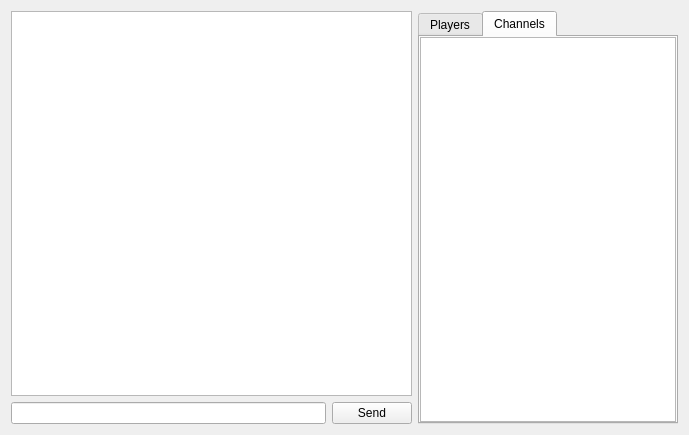
<?xml version="1.0" encoding="UTF-8"?>
<ui version="4.0">
 <class>MainWindow</class>
 <widget class="QMainWindow" name="MainWindow">
  <property name="geometry">
   <rect>
    <x>0</x>
    <y>0</y>
    <width>689</width>
    <height>435</height>
   </rect>
  </property>
  <property name="windowTitle">
   <string>MainWindow</string>
  </property>
  <widget class="QWidget" name="centralWidget">
   <layout class="QVBoxLayout" name="verticalLayout_2">
    <property name="leftMargin">
     <number>0</number>
    </property>
    <property name="topMargin">
     <number>0</number>
    </property>
    <property name="rightMargin">
     <number>0</number>
    </property>
    <property name="bottomMargin">
     <number>0</number>
    </property>
    <item>
     <widget class="QStackedWidget" name="stackedWidget">
      <property name="currentIndex">
       <number>1</number>
      </property>
      <widget class="QWidget" name="page_3">
       <layout class="QHBoxLayout" name="horizontalLayout_2">
        <item>
         <widget class="QFrame" name="frame_2">
          <property name="sizePolicy">
           <sizepolicy hsizetype="Expanding" vsizetype="Preferred">
            <horstretch>0</horstretch>
            <verstretch>0</verstretch>
           </sizepolicy>
          </property>
          <property name="frameShape">
           <enum>QFrame::NoFrame</enum>
          </property>
          <property name="frameShadow">
           <enum>QFrame::Plain</enum>
          </property>
          <property name="lineWidth">
           <number>0</number>
          </property>
          <layout class="QVBoxLayout" name="verticalLayout_4">
           <item>
            <widget class="QLabel" name="label_5">
             <property name="font">
              <font>
               <family>Saturn Boing</family>
               <pointsize>18</pointsize>
               <weight>50</weight>
               <italic>false</italic>
               <bold>false</bold>
               <stylestrategy>NoAntialias</stylestrategy>
               <kerning>true</kerning>
              </font>
             </property>
             <property name="text">
              <string>Welcome...
Mr. Saturn Online!
Server!</string>
             </property>
             <property name="alignment">
              <set>Qt::AlignCenter</set>
             </property>
            </widget>
           </item>
           <item>
            <spacer name="verticalSpacer_2">
             <property name="orientation">
              <enum>Qt::Vertical</enum>
             </property>
             <property name="sizeHint" stdset="0">
              <size>
               <width>20</width>
               <height>261</height>
              </size>
             </property>
            </spacer>
           </item>
           <item>
            <widget class="QLabel" name="label_6">
             <property name="font">
              <font>
               <family>Saturn Boing</family>
               <pointsize>18</pointsize>
               <weight>50</weight>
               <italic>false</italic>
               <bold>false</bold>
               <stylestrategy>NoAntialias</stylestrategy>
               <kerning>true</kerning>
              </font>
             </property>
             <property name="text">
              <string>Dakota!</string>
             </property>
             <property name="alignment">
              <set>Qt::AlignCenter</set>
             </property>
            </widget>
           </item>
          </layout>
         </widget>
        </item>
        <item>
         <widget class="QFrame" name="frame">
          <property name="sizePolicy">
           <sizepolicy hsizetype="Maximum" vsizetype="Preferred">
            <horstretch>0</horstretch>
            <verstretch>0</verstretch>
           </sizepolicy>
          </property>
          <property name="frameShape">
           <enum>QFrame::StyledPanel</enum>
          </property>
          <property name="frameShadow">
           <enum>QFrame::Plain</enum>
          </property>
          <layout class="QVBoxLayout" name="verticalLayout_3">
           <item>
            <widget class="QLabel" name="label_4">
             <property name="font">
              <font>
               <family>Saturn Boing</family>
               <pointsize>18</pointsize>
               <weight>50</weight>
               <italic>false</italic>
               <bold>false</bold>
               <stylestrategy>NoAntialias</stylestrategy>
               <kerning>true</kerning>
              </font>
             </property>
             <property name="text">
              <string>Build Saturn...</string>
             </property>
             <property name="alignment">
              <set>Qt::AlignCenter</set>
             </property>
            </widget>
           </item>
           <item>
            <spacer name="verticalSpacer">
             <property name="orientation">
              <enum>Qt::Vertical</enum>
             </property>
             <property name="sizeHint" stdset="0">
              <size>
               <width>20</width>
               <height>231</height>
              </size>
             </property>
            </spacer>
           </item>
           <item>
            <layout class="QGridLayout" name="gridLayout">
             <item row="1" column="1">
              <widget class="QLineEdit" name="host">
               <property name="sizePolicy">
                <sizepolicy hsizetype="Expanding" vsizetype="Fixed">
                 <horstretch>0</horstretch>
                 <verstretch>0</verstretch>
                </sizepolicy>
               </property>
               <property name="text">
                <string>localhost</string>
               </property>
              </widget>
             </item>
             <item row="1" column="0">
              <widget class="QLabel" name="label_2">
               <property name="sizePolicy">
                <sizepolicy hsizetype="Maximum" vsizetype="Preferred">
                 <horstretch>0</horstretch>
                 <verstretch>0</verstretch>
                </sizepolicy>
               </property>
               <property name="text">
                <string>Host:</string>
               </property>
              </widget>
             </item>
             <item row="1" column="3">
              <widget class="QSpinBox" name="port">
               <property name="sizePolicy">
                <sizepolicy hsizetype="Preferred" vsizetype="Fixed">
                 <horstretch>0</horstretch>
                 <verstretch>0</verstretch>
                </sizepolicy>
               </property>
               <property name="minimum">
                <number>1</number>
               </property>
               <property name="maximum">
                <number>9999</number>
               </property>
               <property name="value">
                <number>5080</number>
               </property>
              </widget>
             </item>
             <item row="1" column="2">
              <widget class="QLabel" name="label_3">
               <property name="sizePolicy">
                <sizepolicy hsizetype="Maximum" vsizetype="Preferred">
                 <horstretch>0</horstretch>
                 <verstretch>0</verstretch>
                </sizepolicy>
               </property>
               <property name="text">
                <string>Port:</string>
               </property>
              </widget>
             </item>
             <item row="2" column="0" colspan="4">
              <widget class="QPushButton" name="start">
               <property name="text">
                <string>Start</string>
               </property>
              </widget>
             </item>
             <item row="0" column="0" colspan="4">
              <widget class="QPlainTextEdit" name="welcomeMessage">
               <property name="plainText">
                <string>Welcome message</string>
               </property>
              </widget>
             </item>
            </layout>
           </item>
          </layout>
         </widget>
        </item>
       </layout>
      </widget>
      <widget class="QWidget" name="page">
       <layout class="QHBoxLayout" name="horizontalLayout_3">
        <item>
         <layout class="QVBoxLayout" name="verticalLayout">
          <item>
           <widget class="QTextBrowser" name="chat"/>
          </item>
          <item>
           <layout class="QHBoxLayout" name="horizontalLayout">
            <item>
             <widget class="QLineEdit" name="input"/>
            </item>
            <item>
             <widget class="QPushButton" name="send">
              <property name="text">
               <string>Send</string>
              </property>
             </widget>
            </item>
           </layout>
          </item>
         </layout>
        </item>
        <item>
         <widget class="QTabWidget" name="tabWidget">
          <property name="sizePolicy">
           <sizepolicy hsizetype="Preferred" vsizetype="Expanding">
            <horstretch>0</horstretch>
            <verstretch>0</verstretch>
           </sizepolicy>
          </property>
          <property name="currentIndex">
           <number>1</number>
          </property>
          <widget class="QWidget" name="tab">
           <attribute name="title">
            <string>Players</string>
           </attribute>
           <layout class="QVBoxLayout" name="verticalLayout_5">
            <property name="leftMargin">
             <number>0</number>
            </property>
            <property name="topMargin">
             <number>0</number>
            </property>
            <property name="rightMargin">
             <number>0</number>
            </property>
            <property name="bottomMargin">
             <number>0</number>
            </property>
            <item>
             <widget class="QListWidget" name="users">
              <property name="sizePolicy">
               <sizepolicy hsizetype="Preferred" vsizetype="Expanding">
                <horstretch>0</horstretch>
                <verstretch>0</verstretch>
               </sizepolicy>
              </property>
             </widget>
            </item>
           </layout>
          </widget>
          <widget class="QWidget" name="tab_2">
           <attribute name="title">
            <string>Channels</string>
           </attribute>
           <layout class="QVBoxLayout" name="verticalLayout_6">
            <property name="leftMargin">
             <number>0</number>
            </property>
            <property name="topMargin">
             <number>0</number>
            </property>
            <property name="rightMargin">
             <number>0</number>
            </property>
            <property name="bottomMargin">
             <number>0</number>
            </property>
            <item>
             <widget class="QListWidget" name="channels">
              <property name="sizePolicy">
               <sizepolicy hsizetype="Preferred" vsizetype="Expanding">
                <horstretch>0</horstretch>
                <verstretch>0</verstretch>
               </sizepolicy>
              </property>
             </widget>
            </item>
           </layout>
          </widget>
         </widget>
        </item>
       </layout>
      </widget>
     </widget>
    </item>
   </layout>
  </widget>
  <widget class="QMenuBar" name="menuBar">
   <property name="geometry">
    <rect>
     <x>0</x>
     <y>0</y>
     <width>689</width>
     <height>20</height>
    </rect>
   </property>
  </widget>
 </widget>
 <layoutdefault spacing="6" margin="11"/>
 <resources/>
 <connections/>
</ui>
